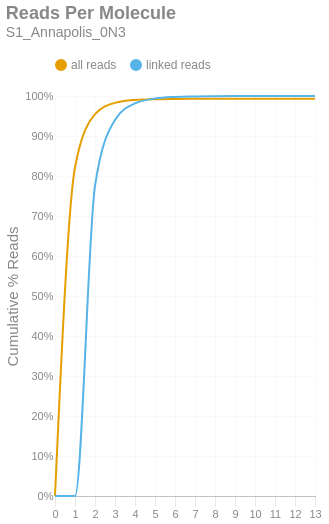

Notebook cell for this chart:
### Markdown cell above
### Reads per Molecule
This chart shows the cumulative distribution of the number of reads per linked molecule. That is, how many alignments are associated with a unique molecule. This excludes the number of reads associated with invalid or absent linked-read barcodes. The `linked` histogram is the percentages recalculated when disregarding singletons.

### Code cell
if SKIPLR:
    print_html(f"Skipped")
else:
    counts = np.bincount(valids['reads'].cast(pl.Int64).to_numpy())
    weighted = counts * np.arange(len(counts))
    all_perc = weighted / n_reads
    linked_perc = weighted / n_linked_reads
    linked_perc[1] = 0
    binned_df = pl.DataFrame({
        'readsper': list(range(len(counts))),
        'all reads (cumsum)': np.cumsum(all_perc).tolist(),
        'linked reads (cumsum)': np.cumsum(linked_perc).tolist(),
    })

    with SafeRender(binned_df):
        (
            density_plot(binned_df, 'Reads Per Molecule', samplename, 'readspmol')
            .encode(
                x=alt.X('readsper:O', title=None).axis(labelAngle=0).scale(padding=0),
                y=alt.Y('value:Q', title='Cumulative % Reads').axis(format='%').stack(False),
                color=alt.Color("key:N").scale(domain=["all reads", "linked reads"]),
                tooltip=[
                    alt.Tooltip("key:N", title="Data Type"),
                    alt.Tooltip("readsper:O", title="Reads Per Molecule"),
                    alt.Tooltip("value:Q", format=".2%", title="% Reads (Cum.)")
                ]            
            )
        ).display()

### Figure 1 — Vega-Lite specification as saved in the notebook (floating-point values rounded to 4 significant figures)
{"width": "container", "height": 400, "config": {"title": {"anchor": "start", "dy": -15, "fontSize": 18, "color": "#888888", "subtitleColor": "#888888", "subtitleFontSize": 14}, "arc": {"fill": "#0072B2"}, "axis": {"domainColor": "#888888", "domainWidth": 0.5, "gridWidth": 0.2, "grid": false, "titleFontWeight": 400, "titleFontSize": 15, "labelFontSize": 11, "labelColor": "#888888", "tickColor": "#888888", "tickWidth": 0.2, "titleColor": "#888888"}, "axisBand": {"grid": false}, "axisX": {"grid": true, "tickSize": 10, "domainCap": "round"}, "axisY": {"domain": false, "grid": true, "tickSize": 0, "domainCap": "round"}, "background": "transparent", "header": {"labelFontSize": 15, "labelColor": "#888888", "titleFontSize": 15, "titleFontWeight": 600, "titleColor": "#888888"}, "legend": {"labelFont": "sans-serif", "labelFontSize": 12, "labelColor": "#888888", "symbolSize": 100, "symbolType": "circle", "titleFontSize": 12, "titlePadding": 10, "titleColor": "#888888", "title": null, "orient": "top"}, "range": {"category": ["#E69F00", "#56B4E9", "#009E73", "#F0E442", "#0072B2", "#D55E00", "#CC79A7", "#000000"], "diverging": ["#cfe8f3", "#a2d4ec", "#73bfe2", "#46abdb", "#1696d2", "#12719e"]}, "area": {"fill": "#0072B2", "fillOpacity": 0.7, "line": true, "strokeOpacity": 0.7}, "line": {"color": "#0072B2", "stroke": "#0072B2", "strokeWidth": 2}, "trail": {"color": "#0072B2", "stroke": "#0072B2", "strokeWidth": 0, "size": 1}, "point": {"filled": true, "fillOpacity": 1.0, "size": 95}, "text": {"color": "#888888", "fontSize": 11, "align": "right", "fontWeight": 400, "size": 11}, "bar": {"fill": "#0072B2", "stroke": null}, "view": {"stroke": null, "continuousWidth": 660, "continuousHeight": 400}}, "data": {"name": "data-0cb5cdc6b2fbfb214334ff907fbcd9a0"}, "mark": {"type": "line", "interpolate": "monotone", "point": {"opacity": 0, "size": 275}}, "encoding": {"color": {"field": "key", "scale": {"domain": ["all reads", "linked reads"]}, "type": "nominal"}, "tooltip": [{"field": "key", "title": "Data Type", "type": "nominal"}, {"field": "readsper", "title": "Reads Per Molecule", "type": "ordinal"}, {"field": "value", "format": ".2%", "title": "% Reads (Cum.)", "type": "quantitative"}], "x": {"axis": {"labelAngle": 0}, "field": "readsper", "scale": {"padding": 0}, "title": null, "type": "ordinal"}, "y": {"axis": {"format": "%"}, "field": "value", "stack": false, "title": "Cumulative % Reads", "type": "quantitative"}}, "params": [{"name": "param_c36ac31b6afebe62", "select": {"type": "point", "fields": ["key"]}, "bind": "legend"}], "title": {"text": "Reads Per Molecule", "subtitle": "S1_Annapolis_0N3"}, "transform": [{"fold": ["all reads (cumsum)", "linked reads (cumsum)"]}, {"calculate": "replace(datum.key, ' (cumsum)', '')", "as": "key"}, {"filter": {"param": "param_c36ac31b6afebe62"}}], "usermeta": {"embedOptions": {"downloadFileName": "S1_Annapolis_0N3.readspmol"}}, "$schema": "https://vega.github.io/schema/vega-lite/v6.1.0.json", "datasets": {"data-0cb5cdc6b2fbfb214334ff907fbcd9a0": [{"readsper": 0, "all reads (cumsum)": 0.0, "linked reads (cumsum)": 0.0}, {"readsper": 1, "all reads (cumsum)": 0.8213, "linked reads (cumsum)": 0.0}, {"readsper": 2, "all reads (cumsum)": 0.9545, "linked reads (cumsum)": 0.7751}, {"readsper": 3, "all reads (cumsum)": 0.9829, "linked reads (cumsum)": 0.9401}, {"readsper": 4, "all reads (cumsum)": 0.99, "linked reads (cumsum)": 0.9817}, {"readsper": 5, "all reads (cumsum)": 0.9921, "linked reads (cumsum)": 0.9935}, {"readsper": 6, "all reads (cumsum)": 0.9928, "linked reads (cumsum)": 0.9976}, {"readsper": 7, "all reads (cumsum)": 0.993, "linked reads (cumsum)": 0.9991}, {"readsper": 8, "all reads (cumsum)": 0.9931, "linked reads (cumsum)": 0.9996}, {"readsper": 9, "all reads (cumsum)": 0.9931, "linked reads (cumsum)": 0.9998}, {"readsper": 10, "all reads (cumsum)": 0.9931, "linked reads (cumsum)": 0.9999}, {"readsper": 11, "all reads (cumsum)": 0.9932, "linked reads (cumsum)": 0.9999}, {"readsper": 12, "all reads (cumsum)": 0.9932, "linked reads (cumsum)": 1.0}, {"readsper": 13, "all reads (cumsum)": 0.9932, "linked reads (cumsum)": 1.0}]}}
